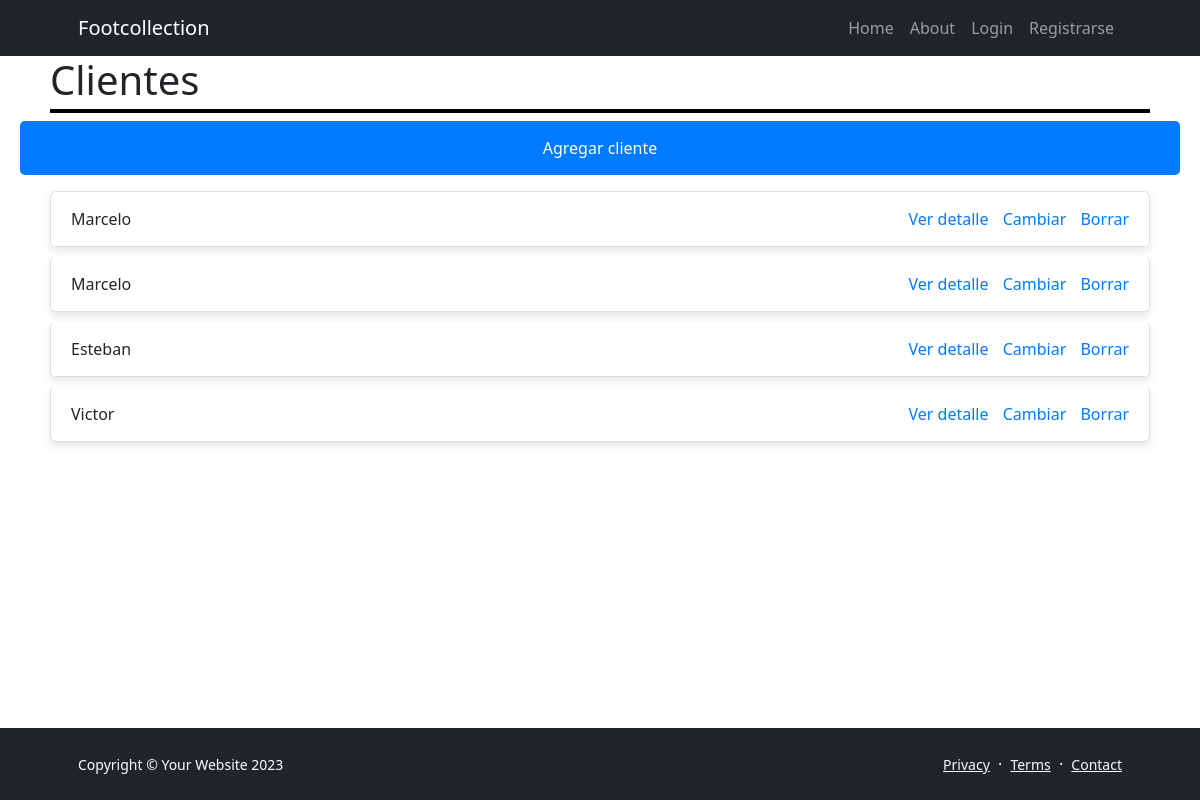
/clientes/, run on an earlier commit of the app's database.
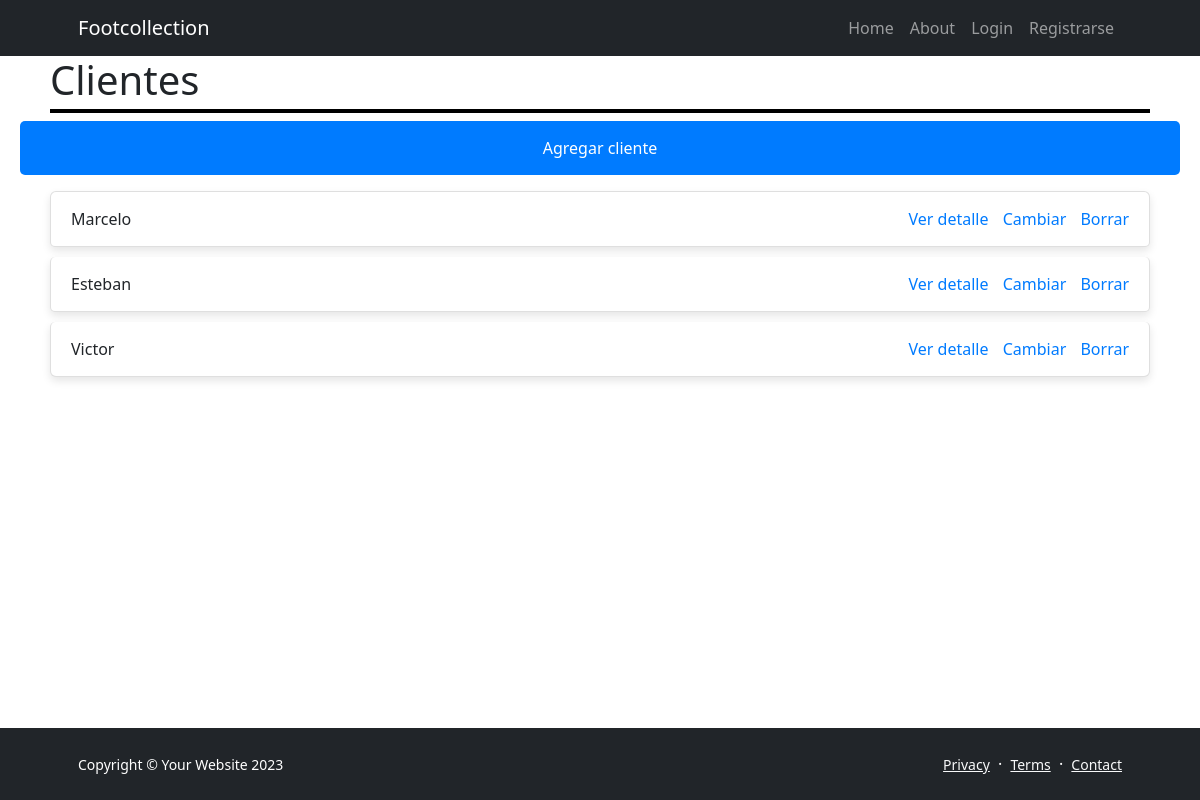
And on a later commit of the database.
### Cliente/models.py (models this page shows, shortened)
class Cliente(models.Model):
    nombre = models.CharField(max_length=50)
    apellido = models.CharField(max_length=50)
    email = models.EmailField(max_length=100)
    pais_origen_id = models.ForeignKey(
        Pais, on_delete=models.SET_NULL, blank=True, null=True, verbose_name="país de origen"
    )
    avatar = models.ImageField(upload_to="avatares", null=True, blank=True)

### Cliente/views.py (the view)
# urls.py: path("", views.home, name="home"),
def home(request):
    query = models.Cliente.objects.all()
    context = {"clientes": query}
    return render(request, "Cliente/index.html", context)

### Cliente/templates/Cliente/index.html (shortened to what this page needs)
{% extends 'core/base.html' %}
{% block title %}
  <h1 class="titulo">Clientes</h1>
{% endblock title %}
{% block contenido %}
  <p><a href="{% url 'Cliente:cliente_create' %}" class="boton">Agregar cliente</a></p>
<div class="contenido">
    <ul class="list-group">
      {% for cliente in clientes %}
          <li class="list-group-item">
            {{ cliente.nombre }}
            <span>
              <a href="{% url 'Cliente:cliente_detail' cliente.id %}">Ver detalle</a>
              <a href="{% url 'Cliente:cliente_update' cliente.id %}">Cambiar</a>
              <a href="{% url 'Cliente:cliente_delete' cliente.id %}">Borrar</a>
            </span>
          </li>
      {% endfor %}
    </ul>
</div>
{% endblock contenido %}

### core/templates/core/base.html (shortened to what this page needs)
{% load static %}
<!DOCTYPE html>
<html lang="en">
    <head>
        <link href="https://cdn.jsdelivr.net/npm/bootstrap-icons@1.5.0/font/bootstrap-icons.css" rel="stylesheet" />
        <link href="{% static 'core/css/styles.css' %}" rel="stylesheet" />
    </head>
    <body class="d-flex flex-column h-100">
        <main class="flex-shrink-0">
            {% include 'core/components/navbar.html' %}
            {% block title %}
            {% endblock title %}
            {% block contenido %}
            {% endblock contenido %}
        {% include 'core/components/footer.html' %}
    </body>
</html>

### core/templates/core/components/navbar.html (shortened to what this page needs)
<nav class="navbar navbar-expand-lg navbar-dark bg-dark">
    <div class="container px-5">
        <a class="navbar-brand" href="index.html">Footcollection</a>
        <div class="collapse navbar-collapse" id="navbarSupportedContent">
            <ul class="navbar-nav ms-auto mb-2 mb-lg-0">
                <li class="nav-item"><a class="nav-link" href="{% url 'core:home' %}">Home</a></li>
                <li class="nav-item"><a class="nav-link" href="about.html">About</a></li>
                {% if user.is_authenticated %}
                    <li class="nav-item"><a class="nav-link" href="{% url 'Cliente:home' %}">Clientes</a></li>
                    <li class="nav-item"><a class="nav-link" href="{% url 'Producto:home' %}">Productos</a></li>
                    <li class="nav-item"><a class="nav-link" href="{% url 'Opiniones:home' %}">Opiniones</a></li>
                    <li class="nav-item"><a class="nav-link text-bg-info">{{user.username}}</a></li>
                    <form action="{% url 'core:logout' %}" method="post">
                        {% csrf_token %}
                        <button type="submit" class="btn btn-dark">Logout</button>
                    </form>
                {% else %}
                    <li class="nav-item"><a class="nav-link" href="{% url 'core:login' %}">Login</a></li>
                    <li class="nav-item"><a class="nav-link" href="{% url 'core:register' %}">Registrarse</a></li>
                {% endif %}
            </ul>
        </div>
    </div>
</nav>

### core/templates/core/components/footer.html
<footer class="bg-dark py-4 fixed-bottom ">
    <div class="container px-5">
        <div class="row align-items-center justify-content-between flex-column flex-sm-row">
            <div class="col-auto"><div class="small m-0 text-white">Copyright &copy; Your Website 2023</div></div>
            <div class="col-auto">
                <a class="link-light small" href="#!">Privacy</a>
                <span class="text-white mx-1">&middot;</span>
                <a class="link-light small" href="#!">Terms</a>
                <span class="text-white mx-1">&middot;</span>
                <a class="link-light small" href="#!">Contact</a>
            </div>
        </div>
    </div>
</footer>

### Cliente/templates/Cliente/index.html (style rules this page uses)
.titulo { margin-left: 50px; border-bottom: 4px solid black; padding-bottom: 5px; margin-right: 50px }
.contenido { margin: 0 50px; }
.boton { display: block; width: calc(100% - 40px); margin: 0 auto; background-color: #007bff; color: #fff; padding: 15px 20px; text-align: center; text-decoration: none; border: none; border-radius: 5px; cursor: pointer; font-size: 16px; box-sizing: border-box; }
.list-group-item { display: flex; justify-content: space-between; align-items: center; padding: 15px 20px; border-radius: 5px; margin-bottom: 10px; box-shadow: 0 4px 8px rgba(0, 0, 0, 0.1); transition: transform 0.2s; }
.list-group-item a { margin-left: 10px; text-decoration: none; color: #007bff; }

What changed in the data, as far as the page shows it:
removed Cliente: nombre "Marcelo"
